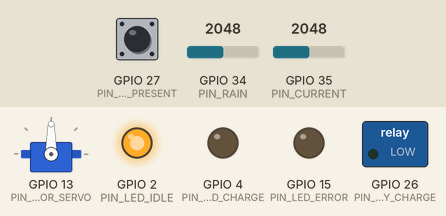
This sketch was run on a simulated ESP32. Parts: servo, switched loads named in the sketch (green lamp = pin HIGH), output pins drawn as LEDs (lit = HIGH). The test bench sets the inputs (shaded band); at power-on: GPIO 27 (PIN_DRONE_PRESENT) HIGH, GPIO 34 (PIN_RAIN) = 2048, GPIO 35 (PIN_CURRENT) = 2048. WiFi joins after 1.5 s; servers stay silent unless stated; uploads are accepted with an empty reply; what the sketch prints to the serial monitor is not drawn.

Above: at 1.2 s.
1.3 s: GPIO 27 (PIN_DRONE_PRESENT) pulled LOW for 0.25 s
At 1.5 s:
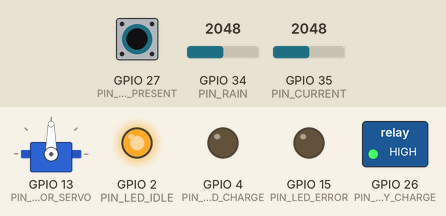
3.1 s: GPIO 27 (PIN_DRONE_PRESENT) pulled LOW for 3.2 s
At 7.2 s:
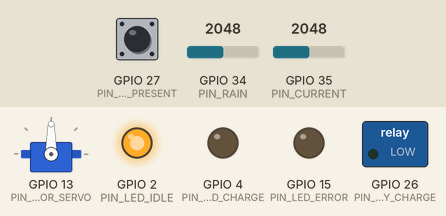
7.9 s: GPIO 27 (PIN_DRONE_PRESENT) driven LOW
At 8.6 s:
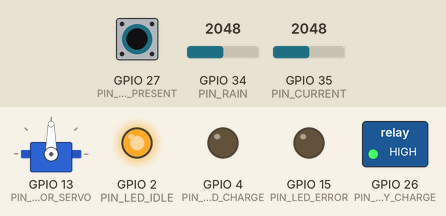
10.9 s: GPIO 34 (PIN_RAIN) set to 1555
12.4 s: GPIO 34 (PIN_RAIN) set to 1429
At 13.2 s:
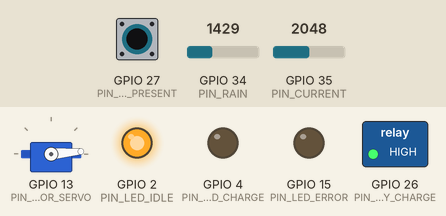
14.0 s: GPIO 35 (PIN_CURRENT) set to 2501
17.0 s: GPIO 35 (PIN_CURRENT) set to 2596
At 18.0 s:
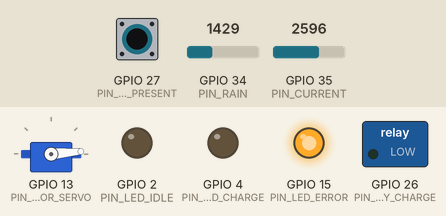
Timing chart, 0 to 19.7 s (numbered marks = the images above; inputs shaded):
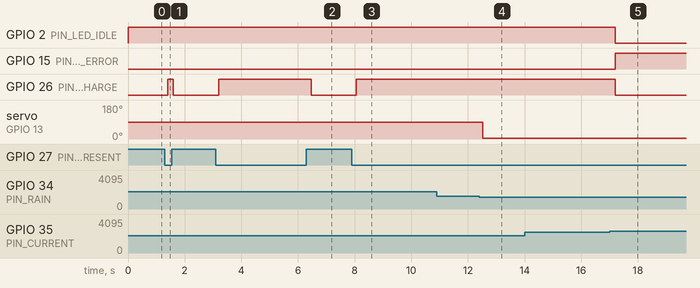

Measured:
- the behaviour switches between 1500 and 1499 on GPIO 34 (PIN_RAIN) (found by bisection; images 3 and 4)
- the behaviour switches between 2538 and 2539 on GPIO 35 (PIN_CURRENT) (found by bisection; images 4 and 5)
- after the input at 1.3 s, GPIO 26 (PIN_RELAY_CHARGE): LOW → HIGH after 0.10 s, → LOW 0.20 s later
- after the input at 3.1 s, GPIO 26 (PIN_RELAY_CHARGE): LOW → HIGH after 0.11 s, → LOW 3.3 s later
- after the input at 7.9 s, GPIO 26 (PIN_RELAY_CHARGE): LOW → HIGH after 0.16 s
- after the input at 10.9 s, every drawn part: stays the same
- after the input at 12.4 s, servo on GPIO 13 (PIN_DOOR_SERVO): 90° → 5° after 0.13 s
- after the input at 14.0 s, every drawn part: stays the same
- after the input at 17.0 s, GPIO 2 (PIN_LED_IDLE), GPIO 26 (PIN_RELAY_CHARGE): HIGH → LOW after 0.20 s; GPIO 15 (PIN_LED_ERROR): LOW → HIGH after 0.20 s

The sketch:

dock_esp32.ino
```cpp
/*
 * GRADIS Dock — ESP32 도킹스테이션 펌웨어 (실제 하드웨어용)
 * ---------------------------------------------------------------------------
 * 도킹스테이션이 GRADIS 24/7 운영의 핵심이다. 드론이 배터리 30%에 복귀하면
 * 이놈이 충전시키고, 다른 드론을 내보내 구역 커버리지를 끊김 없이 유지한다.
 *
 * 이 펌웨어가 실제로 하는 일:
 *   - 드론 착륙 감지 (리드 스위치/IR)
 *   - 충전 릴레이 ON/OFF + 충전 전류 모니터(ACS712)
 *   - 우천 감지 시 방수 도어(서보) 닫기/열기
 *   - 상태 LED (대기/충전/오류)
 *   - WiFi로 GRADIS Core에 하트비트 POST (node_type="dock")
 *
 * 보드: ESP32 DevKit (Arduino-ESP32 core 2.x/3.x)
 * 라이브러리: WiFi, HTTPClient, ArduinoJson, ESP32Servo (모두 보드매니저/라이브러리매니저)
 *
 * 배선은 docs/WIRING.md 참조.
 */
#include <WiFi.h>
#include <HTTPClient.h>
#include <ArduinoJson.h>
#include <ESP32Servo.h>

// ---- 설정 ----------------------------------------------------------------
const char* WIFI_SSID = "GRADIS-FIELD";
const char* WIFI_PASS = "change-me";
const char* CORE_URL  = "http://192.168.1.50:8088/api/heartbeat";
const char* NODE_ID   = "DOCK-A";

// ---- 핀맵 ----------------------------------------------------------------
const int PIN_DRONE_PRESENT = 27;  // 리드 스위치 (착륙=LOW)
const int PIN_RAIN          = 34;  // 빗물 센서 (아날로그, 낮을수록 젖음)
const int PIN_CURRENT       = 35;  // ACS712 충전 전류 (아날로그)
const int PIN_RELAY_CHARGE  = 26;  // 충전 릴레이
const int PIN_LED_IDLE      = 2;   // 파랑: 대기
const int PIN_LED_CHARGE    = 4;   // 노랑: 충전 (GRADIS 시그니처!)
const int PIN_LED_ERROR     = 15;  // 빨강: 오류
const int PIN_DOOR_SERVO    = 13;  // 방수 도어 서보

const int RAIN_WET_THRESH = 1500;  // ADC < 이값 = 비
const unsigned long HEARTBEAT_MS = 5000;

// ---- 전류 측정 보정 -------------------------------------------------------
// ACS712는 5V 센서다(출력 0~5V, 0A=2.5V). ESP32 ADC는 3.3V까지만 받으므로
// 반드시 분압기를 거쳐야 한다. 기본값: 10k/20k 분압 (5V→3.3V, 비율 0.66).
// 캘리브레이션: 무부하 상태에서 시리얼로 zero 오프셋 확인 후 ZERO_V 조정.
const float ADC_DIVIDER   = 0.66f;   // 분압비 (센서출력 × 이값 = ADC 입력)
const float ACS_ZERO_V    = 2.50f;   // 0A일 때 센서 출력 전압
const float ACS_V_PER_A   = 0.100f;  // ACS712-20A: 100mV/A
const int   ADC_SAMPLES   = 9;       // 멀티샘플 중앙값(스위칭 노이즈 제거)

// ---- 충전 보호 ------------------------------------------------------------
const float CHARGE_MIN_A      = 0.2f;   // 이 이상이면 '충전 중'
const float OVERCURRENT_A     = 6.0f;   // 이 이상이면 즉시 릴레이 차단 + ERR 래치
const unsigned long CHARGE_TIMEOUT_MS = 4UL * 3600UL * 1000UL; // 4h 초과 = 이상
const unsigned long WIFI_RETRY_BASE_MS = 5000;                  // 재접속 백오프

Servo doorServo;
bool doorOpen = true;
unsigned long lastHeartbeat = 0;
unsigned long chargeStartMs = 0;
unsigned long lastWifiAttempt = 0;
unsigned long wifiBackoffMs = WIFI_RETRY_BASE_MS;
enum DockState { IDLE, CHARGING, RAIN_CLOSED, ERR };
DockState state = IDLE;
const char* errReason = "";

// --------------------------------------------------------------------------
void setLeds(bool idle, bool charge, bool err) {
  digitalWrite(PIN_LED_IDLE, idle);
  digitalWrite(PIN_LED_CHARGE, charge);
  digitalWrite(PIN_LED_ERROR, err);
}

void setDoor(bool open) {
  if (open == doorOpen) return;
  doorServo.write(open ? 95 : 5);   // 95°=열림, 5°=닫힘
  doorOpen = open;
  Serial.printf("[dock] door %s\n", open ? "OPEN" : "CLOSED");
}

float readChargeAmps() {
  // 멀티샘플 중앙값 — 릴레이/모뎀 스위칭 노이즈가 만드는 가짜 스파이크 제거.
  // 단발 샘플로 과전류 차단을 걸면 노이즈 한 방에 충전이 끊긴다.
  int s[ADC_SAMPLES];
  for (int i = 0; i < ADC_SAMPLES; i++) {
    s[i] = analogRead(PIN_CURRENT);
    delayMicroseconds(200);
  }
  // 삽입 정렬(9개라 충분)
  for (int i = 1; i < ADC_SAMPLES; i++) {
    int key = s[i], j = i - 1;
    while (j >= 0 && s[j] > key) { s[j + 1] = s[j]; j--; }
    s[j + 1] = key;
  }
  float vAdc = s[ADC_SAMPLES / 2] * 3.3f / 4095.0f;   // ADC 입력 전압
  float vSensor = vAdc / ADC_DIVIDER;                  // 분압 역산 = 센서 출력
  return (vSensor - ACS_ZERO_V) / ACS_V_PER_A;         // 암페어
}

void connectWifi() {
  // 비차단 재접속 + 지수 백오프. 라우터가 죽었다고 도크 제어 루프(도어/충전/
  // 과전류 보호)까지 15초씩 멈추면 안 된다.
  if (WiFi.status() == WL_CONNECTED) { wifiBackoffMs = WIFI_RETRY_BASE_MS; return; }
  if (millis() - lastWifiAttempt < wifiBackoffMs) return;
  lastWifiAttempt = millis();
  wifiBackoffMs = min(wifiBackoffMs * 2, 60000UL);
  Serial.printf("[dock] WiFi reconnect (next retry in %lums)\n", wifiBackoffMs);
  WiFi.disconnect();
  WiFi.mode(WIFI_STA);
  WiFi.begin(WIFI_SSID, WIFI_PASS);
}

void sendHeartbeat(float amps, bool dronePresent) {
  if (WiFi.status() != WL_CONNECTED) return;   // 재접속은 loop()의 connectWifi가 담당
  StaticJsonDocument<256> doc;
  doc["node_id"]   = NODE_ID;
  doc["node_type"] = "dock";
  // '배터리' 칸을 도크 충전율 추정치로 재사용 (관제 화면에서 한눈에)
  doc["battery"]   = dronePresent ? min(100.0f, amps * 20.0f) : (float)0;
  doc["lat"]       = 37.5286;        // 도크 고정 좌표
  doc["lon"]       = 126.9652;
  const char* s = state == CHARGING ? "CHARGING" :
                  state == RAIN_CLOSED ? "RAIN-CLOSED" :
                  state == ERR ? "ERROR" :
                  dronePresent ? "DRONE-DOCKED" : "IDLE-READY";
  doc["state"] = s;

  String body; serializeJson(doc, body);
  HTTPClient http;
  http.begin(CORE_URL);
  http.addHeader("Content-Type", "application/json");
  int code = http.POST(body);
  Serial.printf("[dock] heartbeat -> %d  state=%s amps=%.2f\n", code, s, amps);
  http.end();
}

// --------------------------------------------------------------------------
void setup() {
  Serial.begin(115200);
  // 11dB 감쇠 = 풀스케일 ~3.3V. 미설정 시 기본 풀스케일이 ~1.1V라
  // 분압된 ACS712 출력(~1.65V@0A)이 포화되어 전류값이 전부 틀린다.
  analogSetPinAttenuation(PIN_CURRENT, ADC_11db);
  analogSetPinAttenuation(PIN_RAIN, ADC_11db);
  pinMode(PIN_DRONE_PRESENT, INPUT_PULLUP);
  pinMode(PIN_RELAY_CHARGE, OUTPUT);
  pinMode(PIN_LED_IDLE, OUTPUT);
  pinMode(PIN_LED_CHARGE, OUTPUT);
  pinMode(PIN_LED_ERROR, OUTPUT);
  digitalWrite(PIN_RELAY_CHARGE, LOW);
  doorServo.attach(PIN_DOOR_SERVO);
  setDoor(true);
  setLeds(true, false, false);
  connectWifi();
  Serial.println("[dock] GRADIS dock online.");
}

void loop() {
  bool dronePresent = (digitalRead(PIN_DRONE_PRESENT) == LOW);
  int rain = analogRead(PIN_RAIN);
  bool wet = rain < RAIN_WET_THRESH;

  // ERR 래치: 과전류/충전이상은 사람이 점검하기 전까지 충전 재개 금지.
  // (하트비트는 계속 보낸다 — 관제가 ERROR 상태를 봐야 출동하니까)
  if (state == ERR) {
    digitalWrite(PIN_RELAY_CHARGE, LOW);
    setLeds(false, false, true);
    connectWifi();
    if (millis() - lastHeartbeat > HEARTBEAT_MS) {
      sendHeartbeat(0, dronePresent);
      lastHeartbeat = millis();
      Serial.printf("[dock] ERR latched: %s\n", errReason);
    }
    delay(200);
    return;
  }

  // 우천: 드론이 안에 있으면 도어 닫아 보호. 비행 중이면 착륙 유도(코어가 처리).
  if (wet && dronePresent) {
    setDoor(false);
    state = RAIN_CLOSED;
  } else if (!wet) {
    setDoor(true);
  }

  // 충전 제어 (도어 상태 무관 — 닫혀 있어도 접점 충전은 안전)
  float amps = 0;
  if (dronePresent) {
    digitalWrite(PIN_RELAY_CHARGE, HIGH);
    amps = readChargeAmps();

    // 과전류 → 즉시 차단 + 래치
    if (amps > OVERCURRENT_A) {
      digitalWrite(PIN_RELAY_CHARGE, LOW);
      state = ERR;
      errReason = "overcurrent";
      Serial.printf("[dock] !! OVERCURRENT %.2fA > %.1fA — relay cut\n",
                    amps, OVERCURRENT_A);
      return;
    }

    bool charging = amps > CHARGE_MIN_A;
    if (charging && chargeStartMs == 0) chargeStartMs = millis();
    if (!charging) chargeStartMs = 0;

    // 충전 타임아웃 — 4시간 넘게 전류가 흐르면 배터리/접점 이상 의심
    if (charging && millis() - chargeStartMs > CHARGE_TIMEOUT_MS) {
      digitalWrite(PIN_RELAY_CHARGE, LOW);
      state = ERR;
      errReason = "charge timeout";
      Serial.println("[dock] !! charge timeout — relay cut");
      return;
    }

    if (!doorOpen)      state = RAIN_CLOSED;
    else                state = charging ? CHARGING : IDLE;
  } else {
    digitalWrite(PIN_RELAY_CHARGE, LOW);
    chargeStartMs = 0;
    state = IDLE;
  }

  // LED
  if (state == CHARGING)  setLeds(false, true, false);
  else                    setLeds(true, false, false);

  // WiFi 유지(비차단) + 하트비트
  connectWifi();
  if (millis() - lastHeartbeat > HEARTBEAT_MS) {
    sendHeartbeat(amps, dronePresent);
    lastHeartbeat = millis();
  }
  delay(200);
}
```
